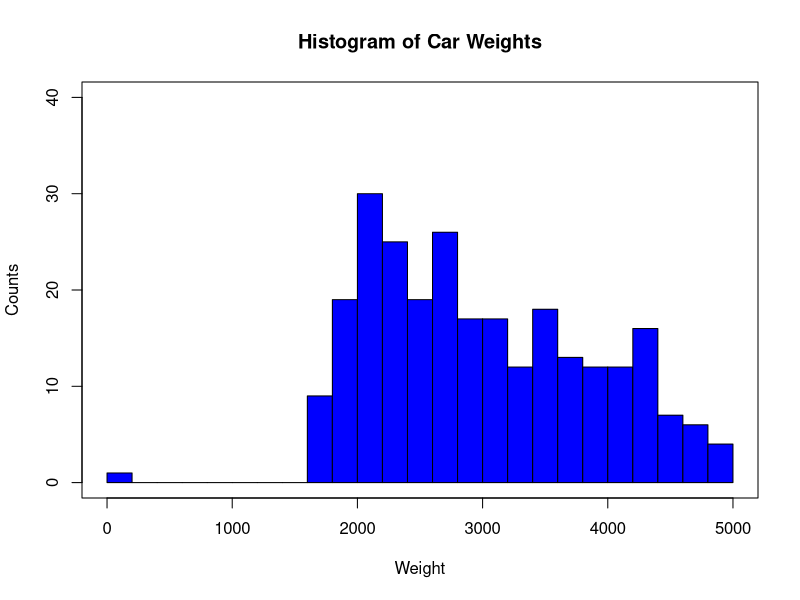
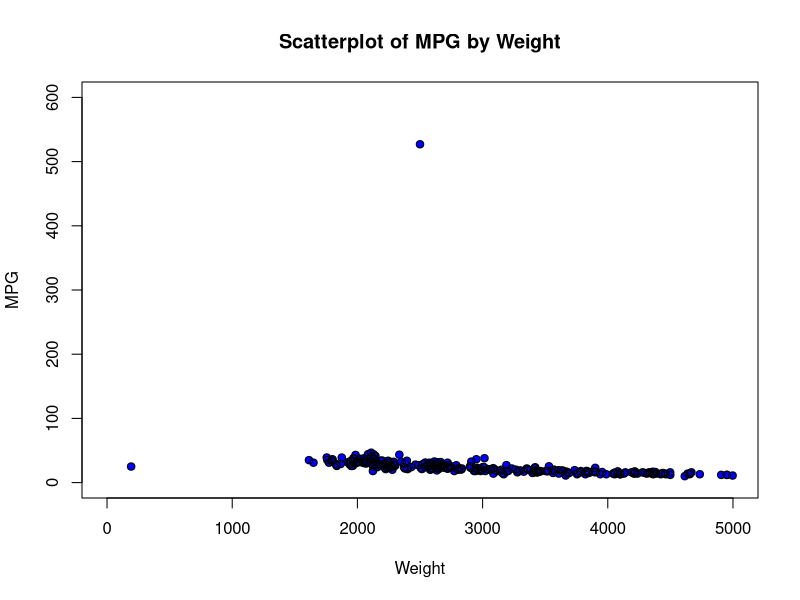
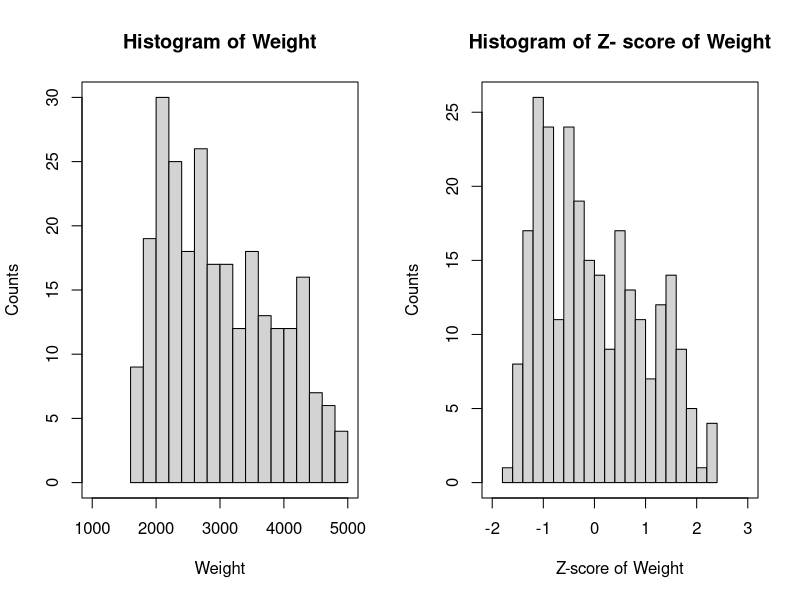
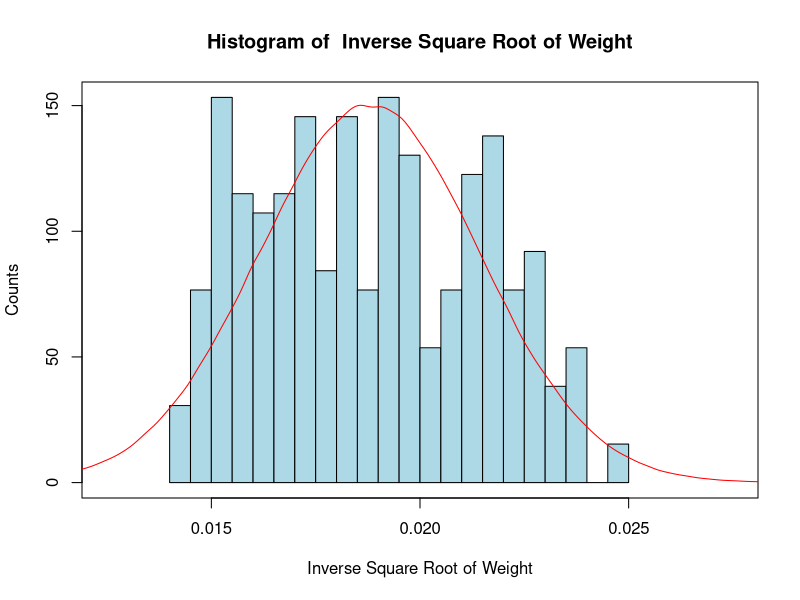
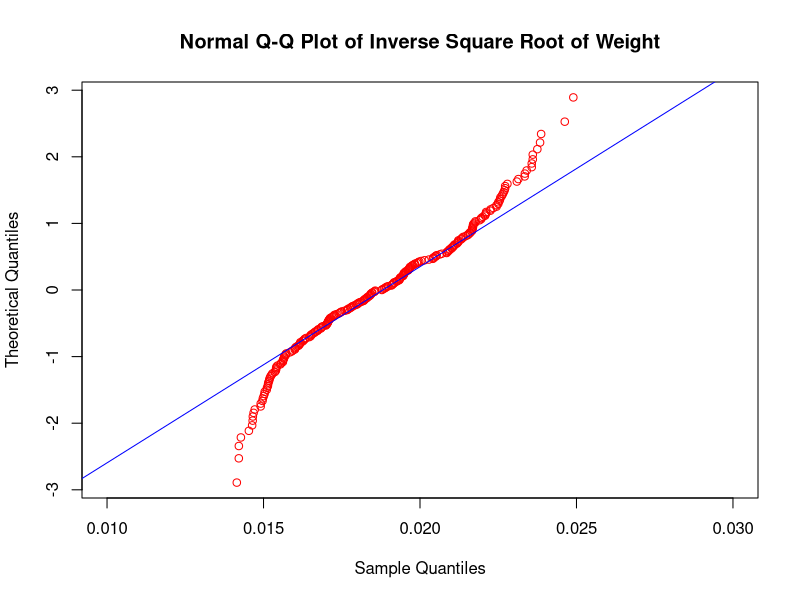

Write the R code that produced these figures, in order.
## ---- chunk 1
knitr::opts_chunk$set(echo = TRUE)
## ---- chunk 2
  # Anything prefaced by a pound sign (#) is a comment.
  # Comments are not executed by R. Instead, they explain what the code is doing.
  # Indented code (that is not a comment) will run in R as if it was on one line
  # Code separated by semicolons will run as if the code was on separate lines,
  # with the semicolon marking the line break
## ---- chunk 3
  filepath <- ""
  cars <- read.csv(file = "cars.txt", stringsAsFactors = FALSE)
  cars # To display the whole dataset, type the dataset name
## ---- chunk 4
  head(cars) # Display the first few records of a dataset
## ---- chunk 5
  names(cars) # Display variable names of a data frame, one kind of data in R
## ---- chunk 6
  cars$weight # Look at only the weight variable within data frame cars
## ---- chunk 7
  mat <- matrix(0.0, nrow = 3, ncol = 2); mat
  colnames(mat) <- c("Var 1", "Var 2") # Give a matrix variable names
  colnames(mat) # Display variable names of a matrix
## ---- chunk 8
  cars.rsub <- cars[1:50,] # Subset the data by rows
  cars.csub <- cars[,1:3] # Subset by columns
  cars.rcsub <- cars[c(1,3,5), c(2,4)] # Subset by specific rows and columns
  cars.vsub <- cars[which(cars$mpg> 30),] # Subset by a logical condition
# To declare new variables, type the variable name, a left-arrow, then the value of the variable
  firstletter <- 'a'
  weight <- cars$weight
## ---- chunk 9
  par(mfrow=c(1,1)) # plots one figure; the default setting
  par(mfrow=c(2,3)) # plots six figures: three in the top row, three in the bottom row
  # Plots will fill the plot space row by row
## ---- chunk 10
  #install.packages("ggplot2")
  library(ggplot2)
## ---- chunk 11
  cars <- read.csv("cars.txt", stringsAsFactors = FALSE)
  cars2 <- read.csv("cars2.txt", stringsAsFactors = FALSE)
## ---- chunk 12
  # Look at four variables from cars
  cars.4var <- cars[, c(1, 3, 4, 8)]
  head(cars.4var)
## ---- chunk 13
  # Make certain entries missing
  cars.4var[2,2] <- cars.4var[4,4] <- NA
  head(cars.4var)
## ---- chunk 14
  # Replace missing values with constants
  cars.4var[2,2] <- 0
  cars.4var[4,4] <- "Missing"
  head(cars.4var)
## ---- chunk 15
  # Replace values with mean and mode
  cars.4var[2,2] <- mean(na.omit(cars.4var$cubicinches))
  our_table <- table(cars.4var$brand)
  our_mode <- names(our_table)[our_table == max(our_table)]
  cars.4var[4,4] <- our_mode
  head(cars.4var)
## ---- chunk 16
  # Generate random observations
  obs_brand <- sample(na.omit(cars.4var$brand), 1)
  obs_cubicinches <- sample(na.omit(cars.4var$cubicinches), 1)
  cars.4var[2,2] <- obs_cubicinches
  cars.4var[4,4] <- obs_brand
  head(cars.4var)
## ---- chunk 17
  # Set up the plot area
  par(mfrow = c(1,1))
 
  # Create the histogram bars
  hist(cars2$weight,
       breaks = 30,
       xlim = c(0, 5000),
       col = "blue",
       border = "black",
       ylim = c(0, 40),
       xlab = "Weight",
       ylab = "Counts",
       main = "Histogram of Car Weights")
## ---- chunk 18
  # Make a box around the plot
  box(which = "plot", lty = "solid", col = "black")
## ---- chunk 19
  plot(cars2$weight, cars2$mpg,
       xlim = c(0, 5000), ylim = c(0, 600),
       xlab = "Weight", ylab = "MPG",
       main = "Scatterplot of MPG by Weight",
       type = "p", pch = 16, col = "blue")
  #Add open black circles
  points(cars2$weight, cars2$mpg,
         type = "p", col = "black")
## ---- chunk 20
  mean(cars$weight) # Mean
  median(cars$weight) # Median
  length(cars$weight) # Number of observations
  sd(cars$weight) # Standard deviation
  summary(cars$weight) # Min, Q1, Median, Mean, Q3, Max
## ---- chunk 21
  # Min-max normalization
  summary(cars$weight)
  mi <- min(cars$weight)
  ma <- max(cars$weight)
  minmax.weight <- (cars$weight - mi)/(ma - mi)
  minmax.weight
  
  # Z-score standarization
  m <- mean(cars$weight); s <- sd(cars$weight)
  z.weight <- (cars$weight - m)/s
  z.weight
  length(cars$weight)
  
  # Decimal scaling
  max(abs(cars$weight)) # 4 digits
  d.weight <- cars$weight/(10^4); d.weight
## ---- chunk 22
  par(mfrow = c(1,2))
  
  # Create two histograms
  hist(cars$weight, breaks = 20, xlim = c(1000, 5000),
       main = "Histogram of Weight", xlab = "Weight", ylab = "Counts")
  box(which = "plot", lty = "solid", col = "black")
  hist(z.weight, breaks = 20, xlim = c(-2, 3),
       main = "Histogram of Z- score of Weight",
       xlab = "Z-score of Weight", ylab = "Counts")
  box(which = "plot", lty = "solid", col = "black")
## ---- chunk 23
  (3*(mean(cars$weight) - median(cars$weight)))/sd(cars$weight)
  (3*(mean(z.weight) - median(z.weight)))/sd(z.weight)
## ---- chunk 24
  sqrt.weight <- sqrt(cars$weight) # Square root
  sqrt.weight_skew <- (3*(mean(sqrt.weight) - median(sqrt.weight))) / sd(sqrt.weight)
  ln.weight <- log(cars$weight) # Natural log
  ln.weight_skew <- (3*(mean(ln.weight) - median(ln.weight))) / sd(ln.weight)
  invsqrt.weight <- 1 / sqrt(cars$weight) # Inverse square root
  invsqrt.weight_skew <- (3*(mean(invsqrt.weight) - median(invsqrt.weight))) /sd(invsqrt.weight)
## ---- chunk 25
  par(mfrow=c(1,1))
  x <- rnorm(1000000, mean = mean (invsqrt.weight),
             sd = sd(invsqrt.weight))
  hist(invsqrt.weight, breaks = 30, xlim = c(0.0125, 0.0275),
       col = "lightblue", prob = TRUE, border = "black",
       xlab = "Inverse Square Root of Weight",
       ylab = "Counts", main = "Histogram of  Inverse Square Root of Weight")
  box(which = "plot", lty = "solid", col="black")
  
  # Overlay with  Normal density
  lines(density(x), col = "red")
## ---- chunk 26
  qqnorm(invsqrt.weight, datax = TRUE, col = "red", ylim = c(0.01, 0.03),
         main = "Normal Q-Q Plot of Inverse Square Root of Weight")
  qqline(invsqrt.weight, col = "blue", datax = TRUE)
## ---- chunk 27
  # Transform x using y = 1 / sqrt(x)
  x <- cars$weight[1]; y <- 1 / sqrt(x)
  
  # Detransform x using x = 1 / (y)^2
  detransformedx <- 1 / y^2
  x; y; detransformedx
## ---- chunk 28
  north_flag <- east_flag <- south_flag <- c(rep(NA, 10))
  region <- c(rep(c("north", "south", "east", "west"),2), "north", "south")
  
  # Change the region variable to indicators
  for (i in 1:length(region)) {
    if(region[i] == "north") north_flag[i] = 1
    else north_flag[i] = 0
    if(region[i] == "east") east_flag[i] = 1
    else east_flag[i] = 0
    if(region[i] == "south") south_flag[i] = 1
    else south_flag[i] = 0
  }
  north_flag; east_flag; south_flag
  
### INDEX FIELDS
  # Data frames have an index field;
  # the left-most column
  cars
  cars[order(cars$mpg),]
  
  # For vectors or matrices,
  # add a column to act as an index field
  x <- c(1,1,3:1,1:4,3); y <- c(9,9:1)
  z <- c(2,1:9)
  matrix <- t(rbind(x,y,z)); matrix
  indexed_m <- cbind(c(1:length(x)), matrix); indexed_m
  indexed_m[order(z),]
## ---- chunk 29
  # For number of duplicate records, use anyDuplicated
  anyDuplicated(cars)
  
  # To examine each record, use Duplicated
  duplicated(cars)
  # ‘True’: record is a duplicate,
  # ‘False’: record is not a duplicate
  
  # Let's duplicate the first record
  new.cars <- rbind(cars, cars[1,])
  
  # Check for duplicates
  anyDuplicated(new.cars)
  
  # The 262nd record is a duplicate
  duplicated(new.cars)
